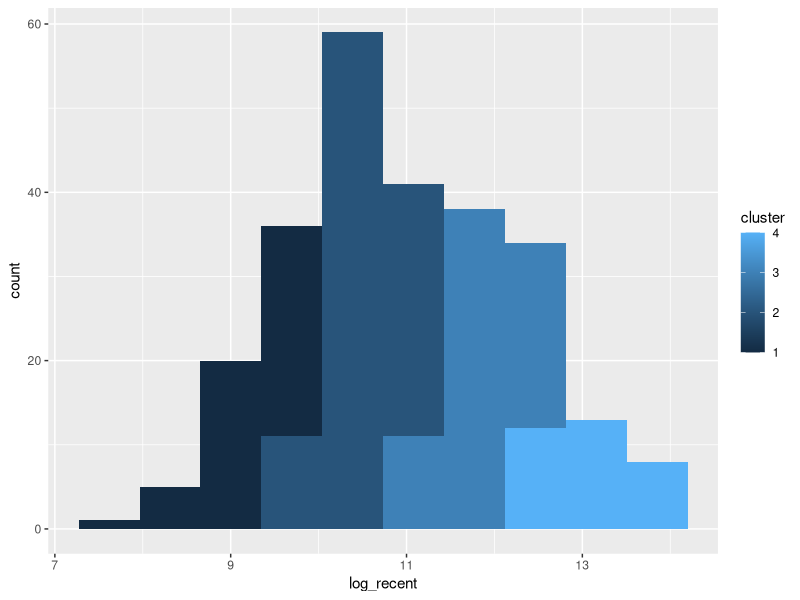

Recreate this plot in R.
library(tidyverse)
set.seed(69420)

gdp_data <- read_csv("data/country_gdps.csv") %>%
  mutate(log_recent = case_when(!is.na(`2022`) ~ log10(`2022`),
                                .default = log10(`2021`))
                                ) %>%
  mutate(country_code = `Country Code`) %>%
  select(country_code, log_recent) %>%
  filter(!is.na(log_recent))

# # Outliers 255 -> 243 observations
# median = median(gdp_data$log_recent)
# iqr = IQR(gdp_data$log_recent)
# 
# gdp_data <- gdp_data %>% filter(median - 1.5 * iqr < log_recent & log_recent < median + 1.5 * iqr)


# # Showing gdp_data
# gdp_data %>% ggplot(aes(x = log_recent)) + geom_histogram(bins=20)


# # Elbow method, 3 or 4 clusters is optimal
# explained_ss <- rep(NA, 10)
# for(k in 1:10){
#   # run k-means on the data
#   clustering <- kmeans(gdp_data$log_recent, k)
#   explained_ss[k] <- clustering$betweenss / clustering$totss
# }
# 
# ggplot() + 
#   aes(x=1:10, y=1-explained_ss) +
#   geom_line() + 
#   geom_point() +
#   labs(x="Number of Clusters", 
#        y="Remaining Variation",
#        title="K-Means Clustering Performance") +
#   theme(text=element_text(size=18)) +
#   scale_x_continuous(breaks=1:10) +
#   scale_x_continuous(breaks=1:10)


clustering <- kmeans(gdp_data$log_recent, 4)
gdp_data <- gdp_data %>% mutate(cluster = clustering$cluster) %>% mutate(cluster = case_when(cluster == 3 ~ 2, cluster == 4 ~ 3, cluster == 2 ~ 4, cluster == 1 ~ 1))

gdp_data %>% ggplot(aes(x=log_recent, group=cluster, fill=cluster)) + geom_histogram(bins = 10)

write.csv(gdp_data, "data/clean_country_gdps.csv", row.names=FALSE)








